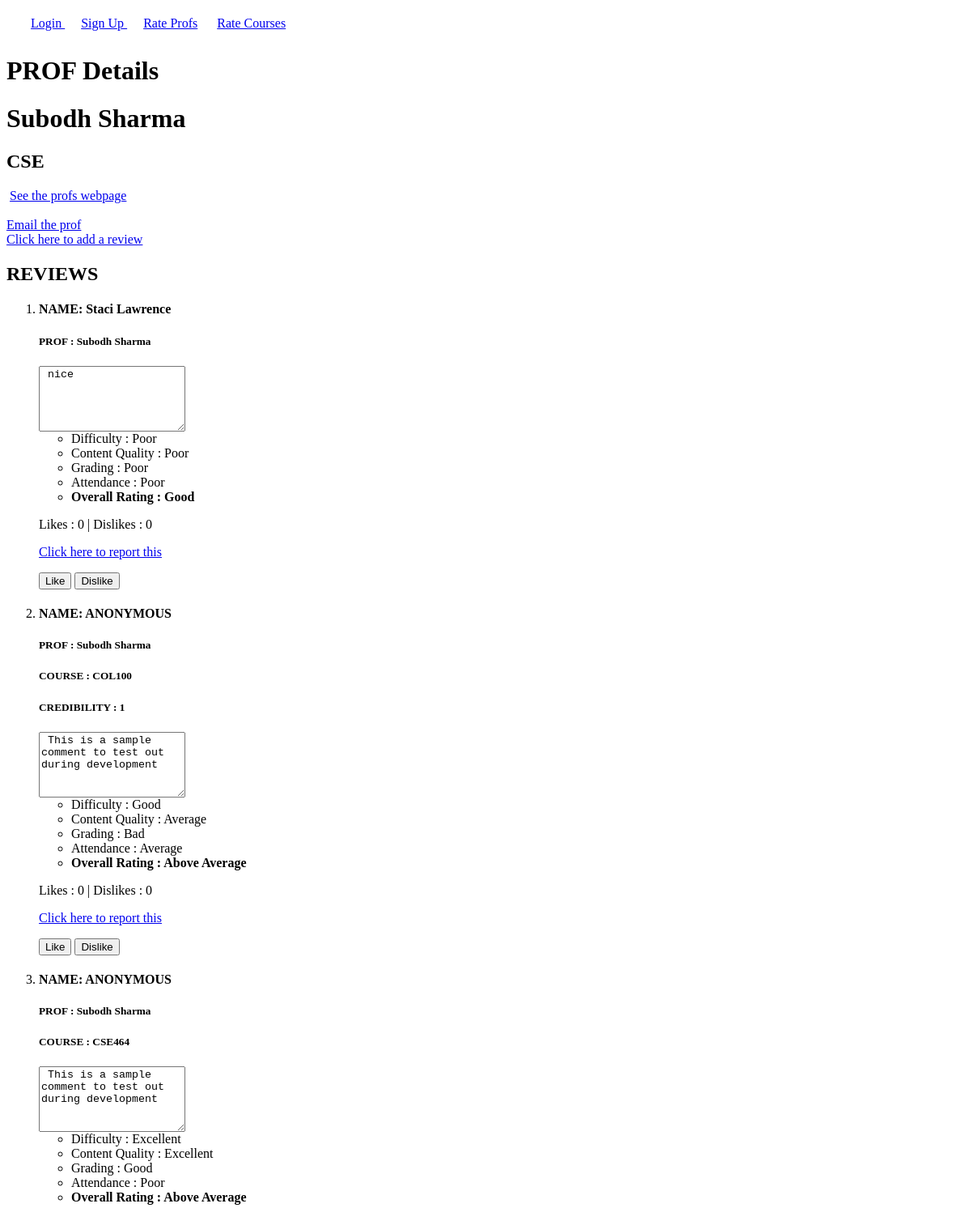
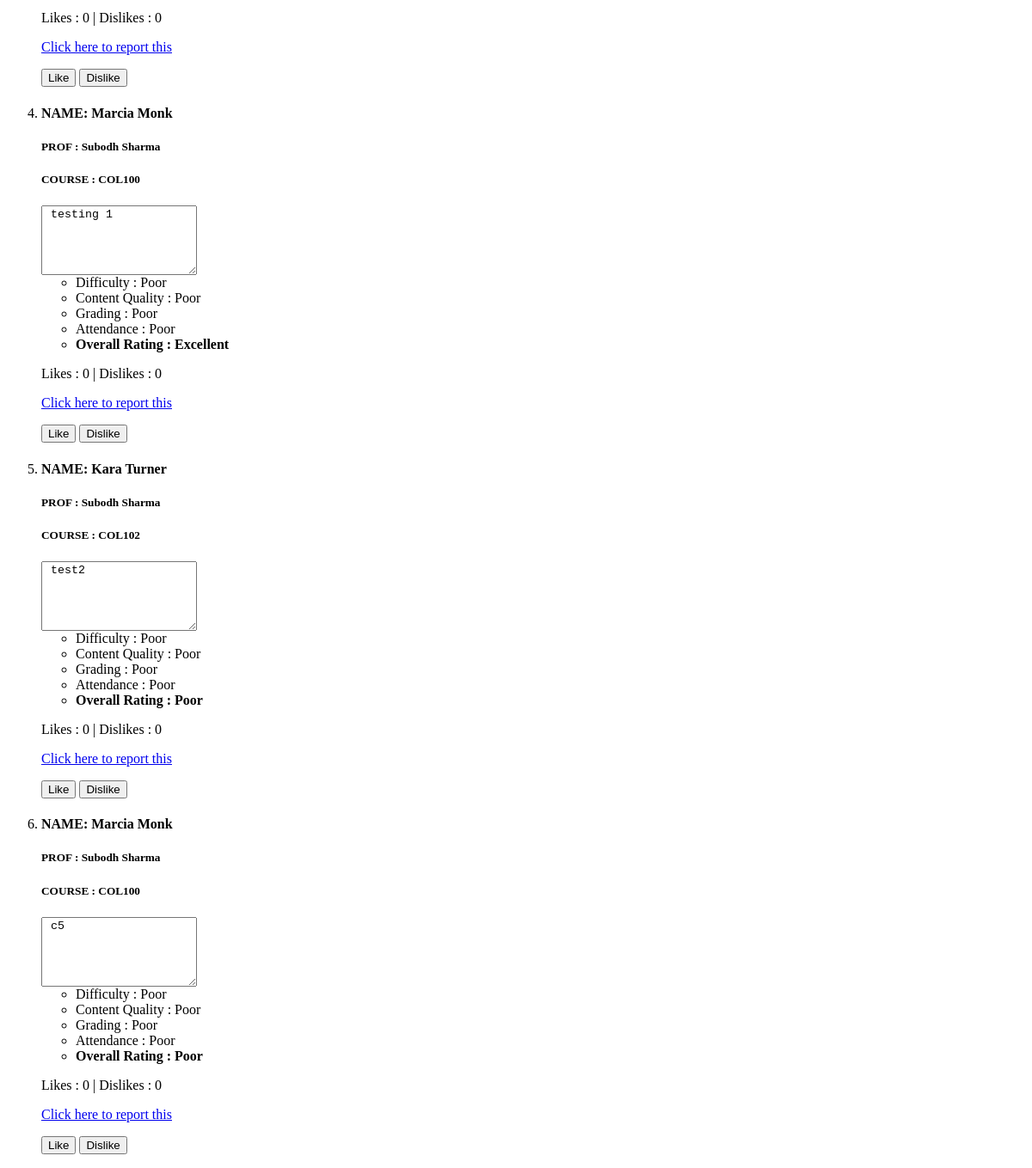
The page /rate/profs/2/ on the database as committed earlier (2 pictures, top to bottom).
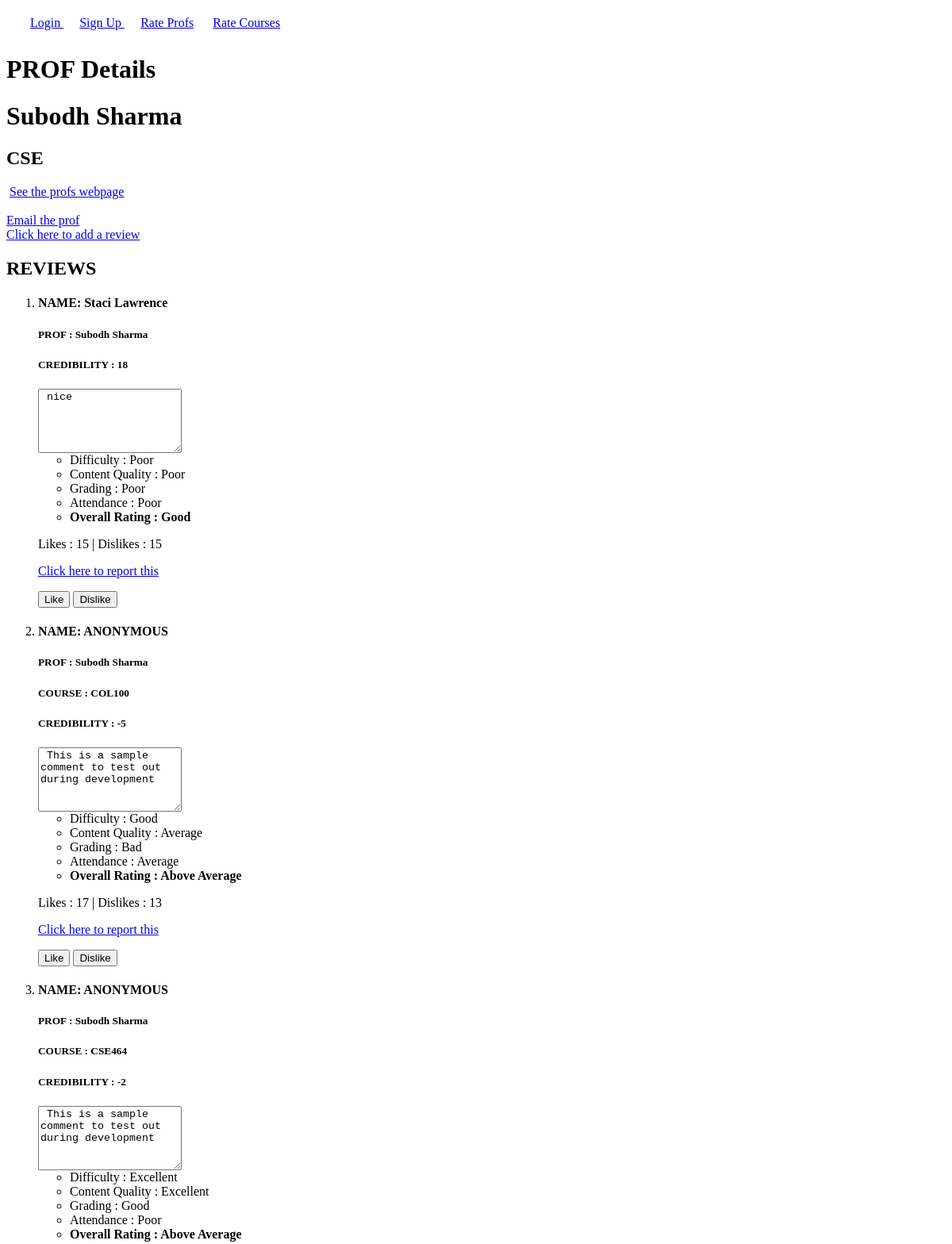
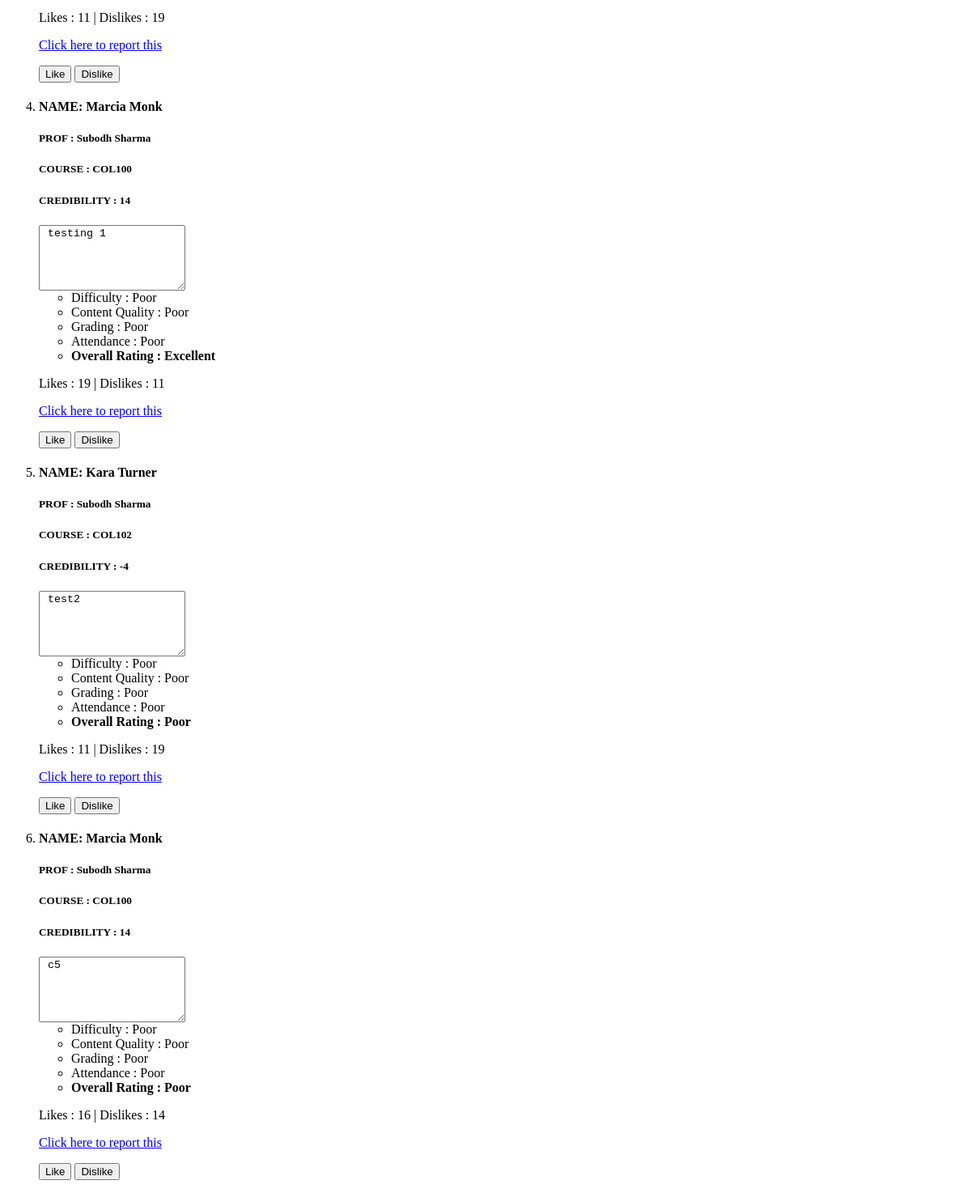
The same page on the database as committed later (2 pictures, top to bottom).
### rate/models.py (models this page shows, shortened)
class Review(models.Model):
    RatingChoices = (
        (0, "Poor"),
        (1, "Bad"),
        (2, "Average"),
        (3, "Above Average"),
        (4, "Good"),
        (5, "Excellent"),
    )
    user = models.ForeignKey(User, on_delete=models.CASCADE,null=True,blank=True)
    timestamp = models.DateTimeField(auto_now=False, auto_now_add=True,null=True)
    comment = models.TextField(max_length=4096)
    isAnonymous = models.BooleanField(default=False,verbose_name="Remain Anonymous?")
    prof = models.ForeignKey("Profs", on_delete=models.CASCADE,null=True)
    course = models.ForeignKey("Courses", on_delete=models.CASCADE,null=True)
    difficulty = models.IntegerField(choices = RatingChoices,default=0)
    content_quality =models.IntegerField(choices = RatingChoices,default=0)
    grading = models.IntegerField(choices = RatingChoices,default=0)
    attendance = models.IntegerField(choices = RatingChoices,default=0)
    overall_rating =models.IntegerField(choices = RatingChoices,default=0)
    likes = models.PositiveIntegerField(default=0)
    dislikes = models.PositiveIntegerField(default=0)

class Credibility(models.Model):
    user = models.OneToOneField(User, on_delete=models.CASCADE,null=True)
    trust = models.IntegerField(default=0)

class Profs(models.Model):
    dept = models.ForeignKey("Dept", on_delete=models.CASCADE)
    name = models.CharField(max_length=100)
    email = models.EmailField(max_length=254)
    webpage = models.URLField(max_length=200)

class Courses(models.Model):
    dept = models.ForeignKey("Dept", on_delete=models.CASCADE)
    title = models.CharField(max_length=100)
    code = models.CharField(max_length=10)

### rate/views.py (the view)
# urls.py: url(r'^profs/(?P<pk>[0-9]+)/$', ProfPage, name="p_data"),
def ProfPage(request, pk):
    prof_data = get_object_or_404(Profs,pk=pk)
    return render(request=request, template_name="prof/prof_page.html", context={"prof_data": prof_data, "reviews": prof_data.review_set.all(),"id":pk})

### rate/templates/prof/prof_page.html (shortened to what this page needs)
{% extends '../detail.html' %}
{% block bio %}
<h1> PROF Details </h1>
<h1> {{prof_data.name}} </h1>
<h2> {{prof_data.dept.name}} </h2>
<a href = "http://{{prof_data.webpage}}"> See the profs webpage </a>
<br/><br/>
<a href = "mailto:{{prof_data.email}}?Subject=Hello" _target="top"> Email the prof </a> <br/>
<a href = {% url 'prof_review' id%}> Click here to add a review </a>
{% endblock bio %}

### rate/templates/display_review.html
        <li>
            {% if review.isAnonymous %}
                <h4> NAME: ANONYMOUS </h4>
            {% else %}
                <h4> NAME: {{review.user.first_name}} {{review.user.last_name}}
            {% endif %}
            {% if review.prof is not None %}
            <h5> PROF : {{review.prof.name}} </h5>
            {% endif %}
            {% if review.course is not None %}
            <h5> COURSE : {{review.course.code}} </h5>
            {% endif %}
            {% if review.user.credibility %}
            <h5> CREDIBILITY : {{review.user.credibility.trust}} </h5>
            {% endif %}
             <textarea name="text" wrap="hard" rows="5" cols="20" readonly > {{review.comment}} </textarea>
            <div class = "ratings">
                <ul>
                    <li> Difficulty : {{review.get_difficulty_display}}
                    <li> Content Quality : {{review.get_content_quality_display}}
                    <li> Grading : {{review.get_grading_display}}
                    <li> Attendance : {{review.get_attendance_display}}
                    <li> <b> Overall Rating : {{review.get_overall_rating_display}} </b>
                </ul>
            </div>
            <div>
            <p> Likes : {{review.likes}} | Dislikes : {{review.dislikes}} </p>
            </div>
            {% if review.user != user %}
            <p> <a href = {% url 'report' review.id%}> Click here to report this </a></p>
            <button type="submit" name="like"  onclick = "location.href =  '{% url 'like' review.id%}'">Like</button>
            <button type="submit" name="dislike"  onclick = "location.href = '{% url 'dislike' review.id%}'">Dislike</button>
            {% endif %}

Rows that differ between the two databases and show on the page:
changed Review "nice": user.credibility.trust (not shown) → "18"; likes "0" → "15"; dislikes "0" → "15"
changed Review "Average": user.credibility.trust "1" → "-5"; likes "0" → "17"; dislikes "0" → "13"
changed Review "CSE464": user.credibility.trust (not shown) → "-2"; likes "0" → "11"; dislikes "0" → "19"
changed Review "testing 1": user.credibility.trust (not shown) → "14"; likes "0" → "19"; dislikes "0" → "11"
changed Review "test2": user.credibility.trust (not shown) → "-4"; likes "0" → "11"; dislikes "0" → "19"
changed Review (number 6 of 6 on the later page): user.credibility.trust (not shown) → "14"; likes "0" → "16"; dislikes "0" → "14"
